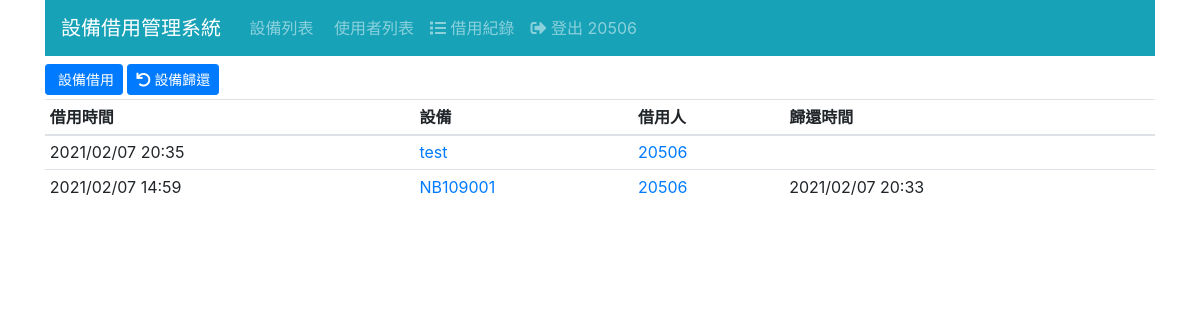
The page /log/ (signed in) on the database as committed earlier.
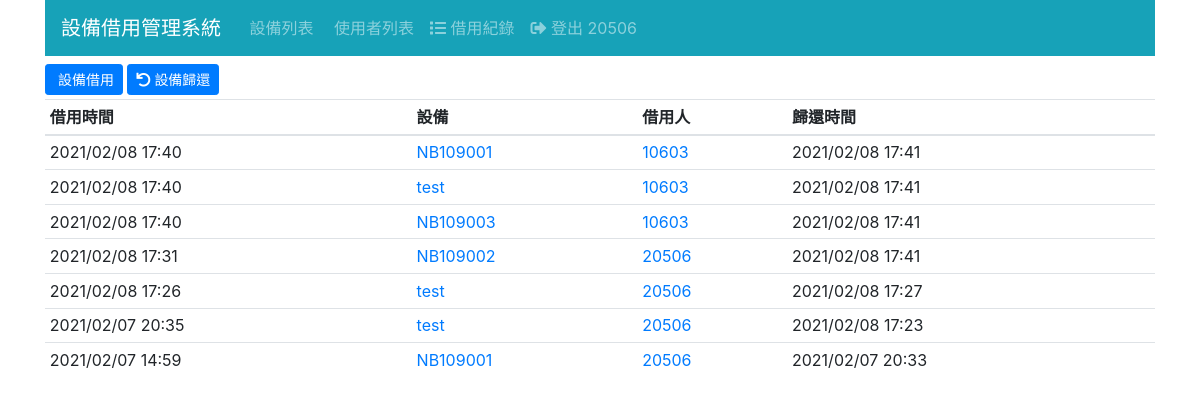
The same page on the database as committed later.
### log/models.py (models this page shows, shortened)
class Log(Model):
    borrower = ForeignKey(Borrower, CASCADE)
    equip = ForeignKey(Equip, CASCADE)
    checkout = DateTimeField('借用時間', auto_now_add=True)
    returned = DateTimeField('歸還時間', null=True)    # 以 null 代表尚未歸還

### equip/models.py (models this page shows, shortened)
class Equip(Model):
    SerialNumber = CharField('設備編號', max_length=255)
    pattern = CharField('型號', max_length=255)
    PropertyNumber = CharField('財產編號', max_length=255)
    comment = CharField('備註',max_length=255)

### borrower/models.py (models this page shows, shortened)
class Borrower(Model):
    realname = CharField('姓名', max_length=32)
    identify = CharField('身分', max_length=255)
    email = EmailField('電子信箱')
    work = CharField('職稱', max_length=255)
    subject = CharField('任教科目', max_length=255)
    tel=CharField('連絡電話',max_length=10)
    state= CharField('狀態', max_length=3)

### log/views.py (the view)
# urls.py: path('', LogList.as_view(), name='log_list'),
class LogList(LoginRequiredMixin, ListView):
    model = Log
    ordering = ['-checkout']
    paginate_by = 20

### templates/log/log_list.html (shortened to what this page needs)
{% extends "base.html" %}
{% block content %}
<div class="mb-1">
  <a href="{% url 'checkout_borrower' %}" class="btn btn-sm btn-primary">
     設備借用
  </a>
  <a href="{% url 'return_equip' %}" class="btn btn-sm btn-primary">
    <i class="fas fa-undo"></i> 設備歸還
  </a>
</div>
<div id="log-list">
  <table class="table table-sm">
    <thead>
      <tr>
        <th>借用時間</th>
        <th>設備</th>
        <th>借用人</th>
        <th>歸還時間</th>
      </tr>
    </thead>
    <tbody>
      {% for log in log_list %}
      <tr>
        <td>{{ log.checkout|date:"Y/m/d H:i" }}</td>
        <td>
          <a href="{% url 'equip_view' log.equip.id %}">
            {{ log.equip.SerialNumber }}
          </a>
        </td>
        <td>
          <a href="{% url 'borrower_view' log.borrower.id %}">
            {{ log.borrower.realname }}
          </a>
        </td>
        <td>{{ log.returned|date:"Y/m/d H:i" }}</td>
      </tr>
      {% endfor %}
    </tbody>
  </table>
</div>
{% endblock %}

Rows that differ between the two databases and show on the page:
added Log: checkout "2021/02/08 17:40", equip.SerialNumber "NB109001", borrower.realname "10603", returned "2021/02/08 17:41"
added Log: checkout "2021/02/08 17:40", equip.SerialNumber "test", borrower.realname "10603", returned "2021/02/08 17:41"
added Log: checkout "2021/02/08 17:40", equip.SerialNumber "NB109003", borrower.realname "10603", returned "2021/02/08 17:41"
added Log: checkout "2021/02/08 17:31", equip.SerialNumber "NB109002", borrower.realname "20506", returned "2021/02/08 17:41"
added Log: checkout "2021/02/08 17:26", equip.SerialNumber "test", borrower.realname "20506", returned "2021/02/08 17:27"
changed Log (number 6 of 7 on the later page): returned (not shown) → "2021/02/08 17:23"
